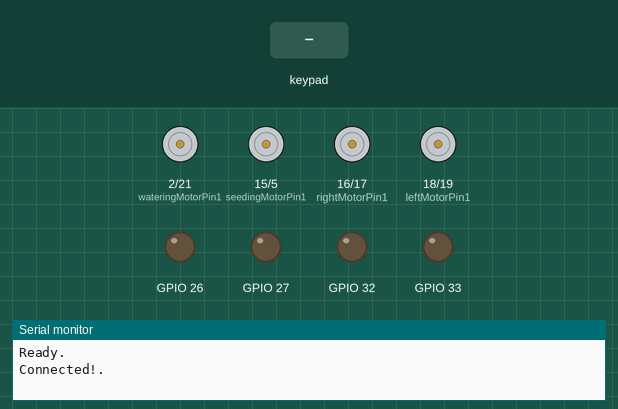
The sketch below on a simulated ESP32. Shown: motor-driver pin pairs drawn as motors (green arrow = first pin HIGH = forward, orange = second pin HIGH = backward, longer = more drive, scaled by the enable pin), output pins drawn as LEDs (lit = HIGH), the last lines printed to the serial monitor. Inputs (shaded band) come from the test bench. Nothing arrives over Bluetooth unless stated.

Above: at 1.2 s.
1.3 s: key 'X' pressed
At 1.5 s:
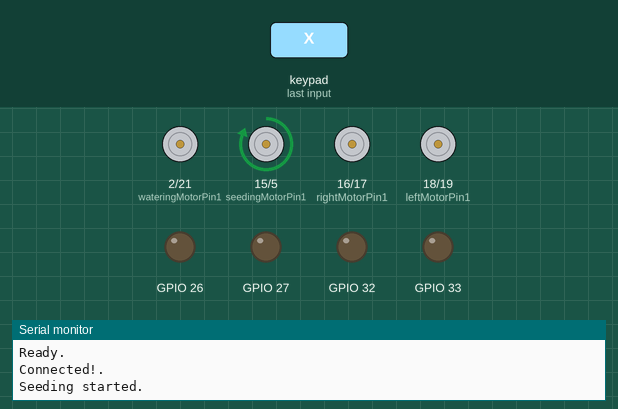
3.2 s: key 'S' pressed
At 3.4 s:
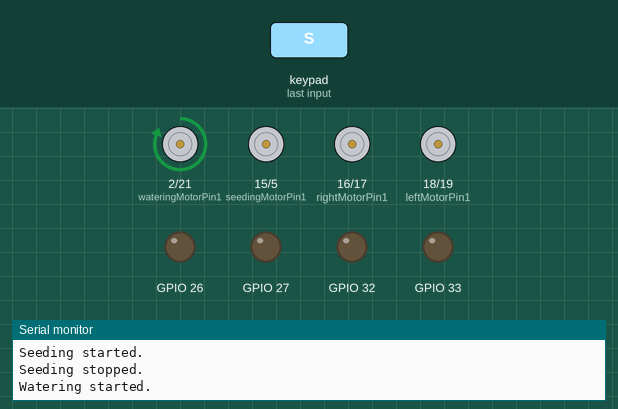
5.1 s: key 'T' pressed
At 6.0 s:
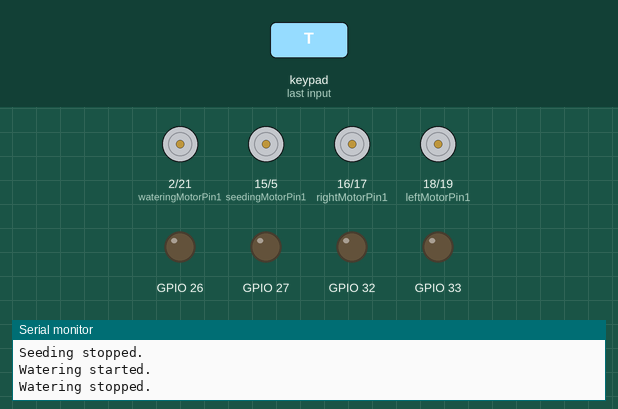
Timing chart, 0 to 8.1 s (numbered marks = the images above; inputs shaded):
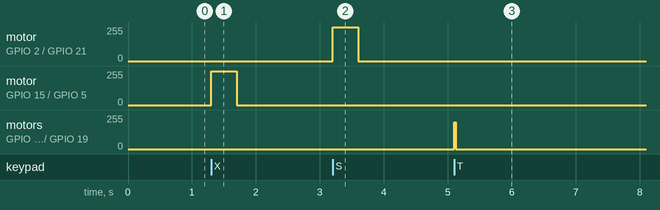

The sketch:

Agribot_Code.ino
```cpp
#include <Ps3Controller.h>

// Right motor
int enableRightMotor = 22;
int rightMotorPin1 = 16;
int rightMotorPin2 = 17;
// Left motor
int enableLeftMotor = 23;
int leftMotorPin1 = 18;
int leftMotorPin2 = 19;

#define MAX_MOTOR_SPEED 200

// Seeding and Watering Motor Pins (L298N Motor Driver)
int seedingMotorPin1 = 15;
int seedingMotorPin2 = 5;
int wateringMotorPin1 = 2;
int wateringMotorPin2 = 21;

const int PWMFreq = 1000; /* 1 KHz */
const int PWMResolution = 8;
const int PWMSpeedChannel = 4;

void notify()
{
  int yAxisValue = (Ps3.data.analog.stick.ly);  // Left stick - y axis - forward/backward car movement
  int xAxisValue = (Ps3.data.analog.stick.rx);  // Right stick - x axis - left/right car movement

  if (yAxisValue <= -50)       // Move car Forward
  {
    rotateMotor(MAX_MOTOR_SPEED, MAX_MOTOR_SPEED);
    digitalWrite(26, HIGH);
    digitalWrite(27, HIGH);
  }
  else if (yAxisValue >= 50)   // Move car Backward
  {
    rotateMotor(-MAX_MOTOR_SPEED, -MAX_MOTOR_SPEED);
  }
  else if (xAxisValue >= 50)  // Move car Right
  {
    rotateMotor(-MAX_MOTOR_SPEED, MAX_MOTOR_SPEED);
    digitalWrite(32, HIGH);
    digitalWrite(27, HIGH);
  }
  else if (xAxisValue <= -50)   // Move car Left
  {
    rotateMotor(MAX_MOTOR_SPEED, -MAX_MOTOR_SPEED);
    digitalWrite(33, HIGH);
    digitalWrite(26, HIGH);
  }
  else if (Ps3.event.button_down.triangle)       // Move car slow
  {
    rotateMotor(50, 50);
  }
  else                                      // Stop the car
  {
    rotateMotor(0, 0);
    digitalWrite(26, LOW);
    digitalWrite(27, LOW);
    digitalWrite(32, LOW);
    digitalWrite(33, LOW);
  }

  // Seeding control
  if (Ps3.event.button_down.cross)   // Start seeding
  {
    Serial.println("Seeding started.");
    digitalWrite(seedingMotorPin1, HIGH);
    digitalWrite(seedingMotorPin2, LOW); // Forward direction
    delay(100);  // Small delay for observability
  }
  if (Ps3.event.button_up.cross)     // Stop seeding
  {
    Serial.println("Seeding stopped.");
    digitalWrite(seedingMotorPin1, LOW);
    digitalWrite(seedingMotorPin2, LOW);
  }

  // Watering control
  if (Ps3.event.button_down.square)   // Start watering
  {
    Serial.println("Watering started.");
    digitalWrite(wateringMotorPin1, HIGH);
    digitalWrite(wateringMotorPin2, LOW); // Forward direction
    delay(100);  // Small delay for observability
  }
  if (Ps3.event.button_up.square)     // Stop watering
  {
    Serial.println("Watering stopped.");
    digitalWrite(wateringMotorPin1, LOW);
    digitalWrite(wateringMotorPin2, LOW);
  }
}

void onConnect()
{
  Serial.println("Connected!.");
  Ps3.setPlayer(1);
}

void onDisConnect()
{
  rotateMotor(0, 0);
}

void rotateMotor(int rightMotorSpeed, int leftMotorSpeed)
{
  if (rightMotorSpeed < 0)
  {
    digitalWrite(rightMotorPin1, LOW);
    digitalWrite(rightMotorPin2, HIGH);
  }
  else if (rightMotorSpeed > 0)
  {
    digitalWrite(rightMotorPin1, HIGH);
    digitalWrite(rightMotorPin2, LOW);
  }
  else
  {
    digitalWrite(rightMotorPin1, LOW);
    digitalWrite(rightMotorPin2, LOW);
  }

  if (leftMotorSpeed < 0)
  {
    digitalWrite(leftMotorPin1, LOW);
    digitalWrite(leftMotorPin2, HIGH);
  }
  else if (leftMotorSpeed > 0)
  {
    digitalWrite(leftMotorPin1, HIGH);
    digitalWrite(leftMotorPin2, LOW);
  }
  else
  {
    digitalWrite(leftMotorPin1, LOW);
    digitalWrite(leftMotorPin2, LOW);
  }
}

void setUpPinModes()
{
  pinMode(enableRightMotor, OUTPUT);
  pinMode(rightMotorPin1, OUTPUT);
  pinMode(rightMotorPin2, OUTPUT);

  pinMode(enableLeftMotor, OUTPUT);
  pinMode(leftMotorPin1, OUTPUT);
  pinMode(leftMotorPin2, OUTPUT);

  // Set up PWM for motor speed
  ledcSetup(PWMSpeedChannel, PWMFreq, PWMResolution);
  ledcAttachPin(enableRightMotor, PWMSpeedChannel);
  ledcAttachPin(enableLeftMotor, PWMSpeedChannel);
  ledcWrite(PWMSpeedChannel, MAX_MOTOR_SPEED);

  // Set up Seeding and Watering Motor pins
  pinMode(seedingMotorPin1, OUTPUT);
  pinMode(seedingMotorPin2, OUTPUT);
  pinMode(wateringMotorPin1, OUTPUT);
  pinMode(wateringMotorPin2, OUTPUT);

  rotateMotor(0, 0);
}

void setup()
{
  pinMode(26, OUTPUT);
  pinMode(27, OUTPUT);
  pinMode(32, OUTPUT);
  pinMode(33, OUTPUT);
  setUpPinModes();
  Serial.begin(115200);
  Ps3.attach(notify);
  Ps3.attachOnConnect(onConnect);
  Ps3.attachOnDisconnect(onDisConnect);
  Ps3.begin();
  Serial.println("Ready.");
}

void loop()
{
}
```

Measured:
- after the input at 1.3 s, motor on GPIO 15 (seedingMotorPin1) / GPIO 5 (seedingMotorPin2): stopped → forward 255/255 at once, → stopped 0.40 s later
- after the input at 3.2 s, motor on GPIO 2 (wateringMotorPin1) / GPIO 21 (wateringMotorPin2): stopped → forward 255/255 at once, → stopped 0.40 s later
- after the input at 5.1 s, motor on GPIO 16 (rightMotorPin1) / GPIO 17 (rightMotorPin2), motor on GPIO 18 (leftMotorPin1) / GPIO 19 (leftMotorPin2): stopped → forward 199/255 at once, → stopped 0.02 s later
